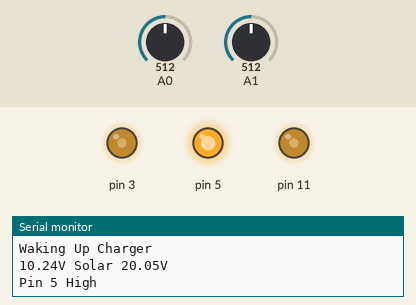
Recording of a sketch running on a simulated Arduino Uno, built with avr-gcc and run on an emulated ATmega328P. Shown: output pins drawn as LEDs (lit = HIGH), the last lines printed to the serial monitor. The inputs (shaded band) are chosen by the test bench; at power-on: A0 = 512, A1 = 512.

Above: at 1.5 s.
At 4.5 s:
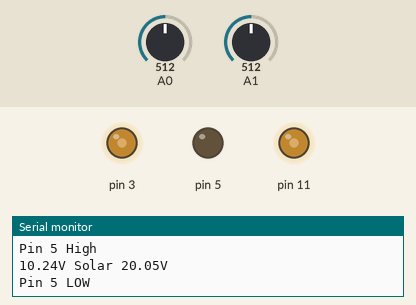
Timing chart, 0 to 7.8 s (numbered marks = the images above):
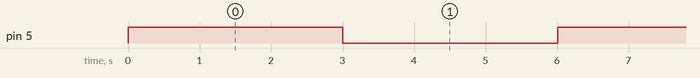

Measured:
- by itself, pin 5: alternates HIGH for 3.0 s and LOW for 3.0 s

The sketch:

PWM_Charge_Controller_TEST.ino
```cpp
#define DEBUG   //Used to trigger debug loops and communications etc. Set to false for prodcution mode
#include <Arduino.h>
#include <LowPower.h> //Available from https://github.com/rocketscream/Low-Power
#include "PWM_Charge_Controller.h"
#include "PWMLibs.h"

/* PWM Charge Controller Sketch.
 *
 * Controls the Arduino to charge a Lead Acid Cell. Circuit diagram is available in the GitHub project
 * and Also on EasyEDA.
 *
 * GITHUB: https://github.com/GarethDaviesLondon/PWM-Charge-Controller
 * https://easyeda.com/account/project?project=c344af2c23e64891ae9b483e7b144876
 *
 * The problem I wanted to solve with this is to keep a car battery charged from a 10W Solar panel resting in the window
 * When the sun is not shining I want the current drain to be minimal, and also don't want to over charge it.
 *
 * Algorithm: Compare Solar Voltage with Batery Voltage, if it's less then go to sleep and conserve power, wake up and check.
 *
 * During charging there are four states:
 *
 * Battery voltage at or above full-charge then stop.
 * Battery voltage at or below low voltage - charge at maximum rate
 * In the run up to full charge ggo to a PWM waveform that tapers off as the battery charges
 * Once fully charged then hold off re-starting the charge until the battery has gone down a bit then charge up again
 * The last form is called Hysterisis mode.
 *
 * CONSTANTS SUCH AS TARGET VOLTAGE, RESISTOR POTENTIAL DIVIDERS
 * ETC ARE DEFINED IN PWM_Charge_Controller.h
 */

///GLOBALS
ChargePumpPWM Mosfet_Gate_Driver (CHARGEPUMP_PWM_A,CHARGEPUMP_PWM_B); //Definitions of pins are found in PWM_Charge_Controller.h
VoltageSensor VBat (A0,BATTPOT_HIHGSIDE,BATTPOT_LOWSIDE);
VoltageSensor VSolar(A1,SOLARPOT_HIGHSIDE,SOLARPOT_LOWSIDE);
ChargePWM Charger(CHARGEWAVEFORM);

float BatVoltage;
float SolarVoltage;

void setup() {

#ifdef DEBUG
      Serial.begin(9600);     //Enable serial monitor line
      Serial.println("Debug Enabled");
#endif

  doChargeWake();
}

void loop()
{
  //ChargeLoop();
  // If we've returned then we're undervoltage detected between Solar and Battery.
  //PauseLoop();
  TestLoop();
}

////////////////////////////////////////////////////////////////
//The Pause loop is called when the solar voltage is too low
//This puts a longer delay between sampling
//And makes calls to reduce power consumption of the board
///////////////////////////////////////////////////////////////

void TestLoop()
{
  Mosfet_Gate_Driver.On();
  BatVoltage = VBat.volts();
  SolarVoltage = VSolar.volts();
  Serial.print(BatVoltage);
  Serial.print("V Solar ");
  Serial.print(SolarVoltage);
  Serial.println("V");
  Serial.println("Pin 5 High");
  digitalWrite(5,HIGH);
  delay(3000);
  BatVoltage = VBat.volts();
  SolarVoltage = VSolar.volts();
  Serial.print(BatVoltage);
  Serial.print("V Solar ");
  Serial.print(SolarVoltage);
  Serial.println("V");
  Serial.println("Pin 5 LOW");
  digitalWrite(5,LOW);
  delay(3000);
}

void PauseLoop()
{
  doChargeSleep();

  while (true) // loop until break.
  {
    BatVoltage = VBat.volts();
    SolarVoltage = VSolar.volts();

#ifdef DEBUG
      Serial.print(" Pause Loop: Battery ");
      Serial.print(BatVoltage);
      Serial.print("V Solar ");
      Serial.print(SolarVoltage);
      Serial.println("V");
 #endif
    if (SolarVoltage < BatVoltage)
    {
#ifdef DEBUG
      Serial.println("Solar Voltage Low - Sleeping");
#endif
      doChargeSleep();
    }
    else
    {
      doChargeWake();
      return;
    }
  }
}

////////////////////////////////////////////////////////////////
// The Charge Loop implements the various charging strategies. The program
// Stays in this loop until the solar voltage drops then it returns to the main
// Program control.
// This function takes voltage readings from both solar and battery
// And depending on voltage vs. target (with hysterisis control) it decides
// What instruction to give the PWM waveform controller
/////////////////////////////////////////////////////////////////////////

void ChargeLoop()
{

 bool Hysteresis = false;
 while (true) // Loop forever.
 {

  //Suspend PWM Activity and take a voltage reading, then turn on again
#ifdef DEBUG
      Serial.print("\nCharge Loop: Prep for Voltage Reading: ");
 #endif
   Charger.Suspend();;
   delay(100);
   BatVoltage = VBat.volts();
   SolarVoltage = VSolar.volts();
   Charger.Resume();

#ifdef DEBUG
      Serial.print("Battery ");
      Serial.print(BatVoltage);
      Serial.print("V Solar ");
      Serial.print(SolarVoltage);
      Serial.print("V");
 #endif

   if (SolarVoltage < BatVoltage) return; //No Charging is possible;

    //Decide mode of charge based on battery voltage;

    //If the battery is more than 1.5V below target voltage then give it the beans.
    if (BatVoltage <= (TARGET -1.5))
    {
#ifdef DEBUG
      Serial.print(" Battery low voltage full charge :");
 #endif
        Charger.chargeHardOn();
    } else {
        //If the battery is at max voltage then stop charge and set Hysteresis mode on
         if (BatVoltage >= TARGET) {
 #ifdef DEBUG
      Serial.print(" Battery above target voltage ");
      Serial.print(TARGET);
      Serial.print ("V charge off :");
 #endif
             Charger.chargeOff();
             Hysteresis = true;
         } else {
           Hysteresis=doPWMwithHysteresis(Hysteresis);
         }
     }
    //This governs the time of the charge cycle.
    delay(WAIT_TIME);  //Do that for a while before trying again.
  }
}

////////////////////////////////////////////////////////////////
// This is called from the main charge loop
// Seperating this way makes the operation clearer
//
//This calls the PWM waveform to handle charging on the final bit
//
//Implements a Hysteresis so it backs off for a bit once the battery is fully charged
//Helps to prevent oscillations.The difference re-trigger voltage is set as an
//offset from TARGET with the constant HYSTGAP
//
/////////////////////////////////////////////////////////////////////////

bool doPWMwithHysteresis(bool H)
{
  bool Hysteresis = H;
  if (Hysteresis == false)
  {

#ifdef DEBUG
      Serial.print(" No Hysteresis and below target voltage PWM ");
 #endif
      Charger.chargeTrickle(TARGET-BatVoltage+0.5); //The 0.5 is here to make sure the PWM doesn't fade away before reaching voltage
                                                    //The algorithm goes into Hysterisis mode at target so this is safe.
      return (Hysteresis); //bail back to calling function
  }
    ///ONLY GETS HERE IF THERE IS HYSTERESIS SET
    //If Hystersis then we've gone up to voltage so
    //turn off until there's a bit of a drop.
    //Then raise up to voltage again.
    #ifdef DEBUG
      Serial.print(" Hysteresis Mode");
    #endif
     if (BatVoltage < (TARGET-HYSTGAP))
     {
      Hysteresis = false;
 #ifdef DEBUG
      Serial.print(" Battery Voltage Below ");
      Serial.print(TARGET-HYSTGAP);
      Serial.print("V Hysteresis has been reset :");
 #endif
       Charger.chargeTrickle(TARGET-BatVoltage);
     }
     else
     {
#ifdef DEBUG
      Serial.print(" Hysteresis means Charge off ");
#endif
          Charger.chargeOff();

     }
     return (Hysteresis);
}

/////////////////////////////////////////////////////////////////////////
//This puts the contoller into a low power mode, shuts of the charging circuit.
/////////////////////////////////////////////////////////////////////////

void doChargeSleep()
{
      pinMode(LED_BUILTIN, OUTPUT);
#ifdef DEBUG
      //The Arduino can shut down pretty rapidly before the serial buffer empties
      //So this also blinks the built-in LED
      Serial.println("\nPreparing to sleep ");
      digitalWrite(LED_BUILTIN, LOW); //Turnoff the Board LED
      delay(250);
      digitalWrite(LED_BUILTIN, HIGH); //Turn on the Board LED
      delay(250);
      digitalWrite(LED_BUILTIN, LOW); //Turnoff the Board LED
      delay(250);
#endif
    digitalWrite(LED_BUILTIN, LOW); //Turnoff the Board LED, it can remain high and increase current consumption.
    Mosfet_Gate_Driver.Off(); //Turn off the charge Pump signals
    Charger.Suspend();        //stop the output PWM signal and save state
    LowPower.powerDown(SLEEP_8S, ADC_OFF, BOD_OFF);  //From the LowPower library included.

}

/////////////////////////////////////////////////////////////////////////
//This wakes the controller up from  low power mode.
///////////////////////////////////////////////////////////////////////

void doChargeWake()
//This starts up the controller ready to work.
{

    Mosfet_Gate_Driver.On(); //Startup the Charge Pump PWM signal
    Charger.Resume();        //Go back to whatever it was doing before
#ifdef DEBUG
      Serial.println("\nWaking Up Charger ");
#endif
}
```

PWMLibs.cpp
```cpp
//#define DEBUG

#include <Arduino.h>
#include "PWMLibs.h"

/* Library implements three classes
 *
 *  ChargePumpPWM sets up the anti-phase PWM for the on-board charge pump, required to get high
 *  side MOSFET firing.
 *
 *  VoltageSensor includes the logic for voltage dividers so it reports converted voltage
 *  Also makes raw A->D reading and voltage on the low-side of the POT if needed
 */


///////////////////////////////////////////////////////////////////////////////////////////////
// Class ChargePumpPWM
//////////////////////////////////////////////////////////////////////////////////////////////

  ChargePumpPWM::ChargePumpPWM (int OutputA, int OutputB)
    {
      /////////////////////////////////////////////////
      //  Set up the PWM inverting pins and frequency
      //  Based on tutorial from Julian Ilett
      //  https://www.youtube.com/watch?v=D826h-YQun4
      /////////////////////////////////////////////////
      OutA = OutputA;
      OutB = OutputB;

      //
      //This bit of code is hardcoded to pins 11 and 3 across the timer.
      //So it  means that passing the pins as parameters doesn't make a lot of sense
      //

      TCCR2A = TCCR2A | 0x30; //This sets bits 4&5 to 1 which puts the time 2
                          //Into inverting mode.
                          //Timer 2 controls pins 11 and 3. 11 Being on A, and 3 on B
      TCCR2B = TCCR2B & 0xF8 | 0x1; // Max frequency, of about 30Khz.

      pinMode(OutA,OUTPUT);
      pinMode(OutB,OUTPUT);
      #ifdef DEBUG
        Serial.print("Pump Charge PWM Signal Establised on Pins");
        Serial.print(OutA);
        Serial.print(" and ");
        Serial.println(OutB);
      #endif
    };

    void ChargePumpPWM::On (void)
    {
       analogWrite(OutA,117);  //Less than (127) 50% duty cycle for non overlapping
       analogWrite(OutB,137);
        #ifdef DEBUG
          Serial.println("ON: Pump Charge PWM Signal turned on");
        #endif
    }

     void  ChargePumpPWM::Off (void)
    {
       analogWrite(OutA,0);  //Sets output low
       analogWrite(OutB,255);  //Sets output low (NB It's inverting)
       #ifdef DEBUG
          Serial.println("OFF: Pump Charge PWM Signal turned OFF");
       #endif
    }
///////////////////////////////////////////////////////////////////////////////////////////////
//END Class ChargePumpPWM
//////////////////////////////////////////////////////////////////////////////////////////////

//////////////////////////////////////////////////////////////////////////////////////////////
//
//  VoltageSensor Class
//  for sensing voltages from Arduino
//  Understands the voltage divider resistors to give a scaled output
//  Note yet implemented is a read under PWM conditions for the battery
/////////////////////////////////////////////////////////////////////////////////////////////

VoltageSensor::VoltageSensor (int Pin, int HighR, int LowR)
{
  Readpin = Pin;
  Highside = HighR;
  Lowside = LowR;

  //This determines calculates the voltage seen across the Potential Divider
  AcrossLowR =   (float)Lowside / ((float)Lowside+(float)Highside);

  LowRangeConvRatio = 1023 / 5.0;    //This is the ratio that will be needed to convert back to volts from a 0-1023 A-D scale
  FullRangeConvRatio = 1023 / ( 5.0 / AcrossLowR) ;     //This is the ratio for the full voltage

   #ifdef DEBUG
    Report();
   #endif


}


//////////////////////////////////////////////////////////////
//Method for reporting on the Serial port the parameters of this instance
//useful for debugging or when developing hardware
//////////////////////////////////////////////////////////////
void VoltageSensor::Report()
{
    Serial.print("\n****Voltage Sensor Initialised : Pin ");
    Serial.print(Readpin);
    Serial.print(" POT-resistors H:");
    Serial.print(Highside);
    Serial.print(" L:");
    Serial.print(Lowside);
    Serial.print(" Lowside Conversion:");
    Serial.print(LowRangeConvRatio);
    Serial.print(" FullS Conversion:");
    Serial.println(FullRangeConvRatio);
}

//////////////////////////////////////////////////////////////
//Method to take a reading and stores it in the local storage
//Keeping a local copy of the last reading is helpful for users
//of the class. Especially if reading in the presence of a PWM
//Waveform that is halted prior to taking the reading.
//Saves too many interuptions
//////////////////////////////////////////////////////////////

void VoltageSensor::takeReading (void)
{
  ADReading = analogRead(Readpin);
  LowR = ADReading / LowRangeConvRatio;
  FullScaledReading = ADReading / FullRangeConvRatio;

  #ifdef DEBUG
    Serial.print("Voltage Reading Taken: Pin ");
    Serial.print(Readpin);
    Serial.print(" AD Value ");
    Serial.print(ADReading);
    Serial.print(" Full V ");
    Serial.print(FullScaledReading);
    Serial.print("V across divider ");
    Serial.print(LowR);
    Serial.println("V");
  #endif
}


float VoltageSensor::volts (void)
{
  takeReading();
  return (FullScaledReading);
}

float VoltageSensor::LowReading (void)

{
  takeReading();
  return (LowR);
}

int VoltageSensor::ADValue (void)
{
  takeReading();
  return (ADReading);
}

///////////////////////////////////////////////////////////////////////////////////////////////
//END Class VoltageSensor
//////////////////////////////////////////////////////////////////////////////////////////////

//////////////////////////////////////////////////////////////////////////////////////////////
//
//  ChargePWM Class
//  This is for generating the PWM waveform to control the charger.
//  It has three modes of operation, including a built in Hysterisis mode
//  In the standard PWM generator.
//
//
//  This class can be modified to make the most rapid charge possible in HardOn mode here it
//  sets the PWM to 100% duty cycle, but maybe there is a better way. If so do it here.
//
//
/////////////////////////////////////////////////////////////////////////////////////////////

        ChargePWM::ChargePWM (int InPin)
        {
          PWMPin = InPin;
          pinMode(PWMPin,OUTPUT);
          state = 0;    //Charge is off in initial state
          analogWrite (PWMPin,0);
        }

        void ChargePWM::ImplementWaveForm (int desiredState)
        {
          switch (desiredState)
          {
              case 0: // Turn off
                  PulseWidth =0;
                  analogWrite (PWMPin,PulseWidth);
                  state=0;
  #ifdef DEBUG
    Serial.print("Charger Mode: ");
    Serial.print(state);
    Serial.print(" Selected PWM Value ");
    Serial.println(PulseWidth);
  #endif
              break;

              case 2: // Do Hard On
                PulseWidth=255;
                analogWrite (PWMPin,PulseWidth);
                state=2;
   #ifdef DEBUG
    Serial.print("Charger Mode: ");
    Serial.print(state);
    Serial.print(" Selected PWM Value ");
    Serial.println(PulseWidth);
  #endif
              break;

              case 1:
                 /*
                  * This is smart trickle
                  * Tune the VoltageGap divisor value to modify the dynamic range of the PWM signal.
                  * The PWM developed is proportional to the delta between TARGET and ACTUAL voltage.
                  * this Delta  is passed as a float in the method calll.
                  * tapering to zero seems to stop before full charge is reached, so using 1.2 as a divisor means that there is 20% duty cycle
                  * at full voltage.
                  *
                  * The Stop and Hysterisis parts of an implementation will prevent over charging.
                  *
                  */
                  PulseWidth= (int) (255 * (VoltageGap/1.2) );

                  if (PulseWidth < 0) PulseWidth=0;     //Limit the PWM bottom end
                  if (PulseWidth > 255) PulseWidth=255; //Limit the PWM top end
                  state=1;
                  analogWrite(PWMPin,PulseWidth);
   #ifdef DEBUG
    Serial.print("Charger Mode: ");
    Serial.print(state);
    Serial.print(" Voltage Difference ");
    Serial.print(VoltageGap);
    Serial.print(" Selected PWM Value ");
    Serial.println(PulseWidth);
  #endif
              break;
          }
        }

        void ChargePWM::chargeHardOn (void)
        {
          ImplementWaveForm (2);
        }

        void ChargePWM::chargeOff (void)
        {
         ImplementWaveForm(0);
        }

        void ChargePWM::chargeTrickle (float VG)
        {
          VoltageGap=VG;
          ImplementWaveForm(1);
        }

        void ChargePWM::Suspend (void)
        {
          statestore=state;
          chargeOff();
        }

        void ChargePWM::Resume (void)
        {
          ImplementWaveForm(statestore);
        }

        bool ChargePWM::isTrickle(void)
        {
          if ( state == 1) return true;
          return false;
        }

        bool ChargePWM::isOff(void)
        {
          if (state == 0) return true;
          return false;
        }

        bool ChargePWM::isHardOn(void)
        {
          if (state == 2) return true;
          return false;
        }

///////////////////////////////////////////////////////////////////////////////////////////////
//END Class ChargePWM
//////////////////////////////////////////////////////////////////////////////////////////////
```

Source omitted: PWMLibs.h (2916 bytes), PWM_Charge_Controller.h (1286 bytes)
